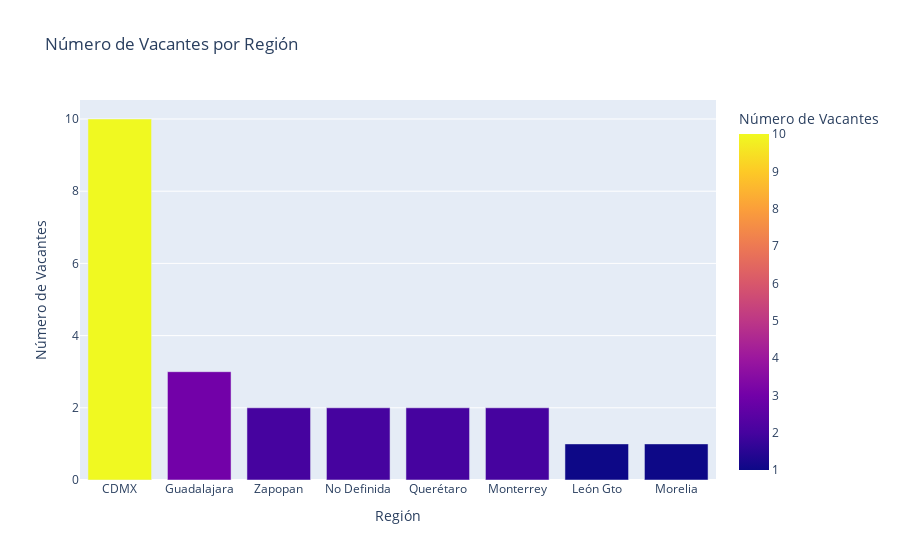

This figure's notebook cell:
### Code cell
# Regiones más comunes
region_counts = df['Location'].value_counts().reset_index()
region_counts.columns = ['Location', 'Count']
fig_region = px.bar(region_counts, x='Location', y='Count', title='Número de Vacantes por Región', 
                    labels={'Location': 'Región', 'Count': 'Número de Vacantes'}, color= 'Count')

fig_region.show()

### Figure 1 — Plotly figure (JSON) as saved in the notebook; plotly's stock layout.template omitted (floating-point values rounded to 4 significant figures)
{"data": [{"alignmentgroup": "True", "hovertemplate": "Región=%{x}<br>Número de Vacantes=%{marker.color}<extra></extra>", "legendgroup": "", "marker": {"color": [10, 3, 2, 2, 2, 2, 1, 1], "coloraxis": "coloraxis", "pattern": {"shape": ""}}, "name": "", "offsetgroup": "", "orientation": "v", "showlegend": false, "textposition": "auto", "type": "bar", "x": ["CDMX", "Guadalajara", "Zapopan", "No Definida", "Querétaro", "Monterrey", "León Gto", "Morelia"], "xaxis": "x", "y": [10, 3, 2, 2, 2, 2, 1, 1], "yaxis": "y"}], "layout": {"barmode": "relative", "coloraxis": {"colorbar": {"title": {"text": "Número de Vacantes"}}, "colorscale": [[0, "#0d0887"], [0.1111, "#46039f"], [0.2222, "#7201a8"], [0.3333, "#9c179e"], [0.4444, "#bd3786"], [0.5556, "#d8576b"], [0.6667, "#ed7953"], [0.7778, "#fb9f3a"], [0.8889, "#fdca26"], [1, "#f0f921"]]}, "legend": {"tracegroupgap": 0}, "title": {"text": "Número de Vacantes por Región"}, "xaxis": {"anchor": "y", "domain": [0, 1], "title": {"text": "Región"}}, "yaxis": {"anchor": "x", "domain": [0, 1], "title": {"text": "Número de Vacantes"}}}}
